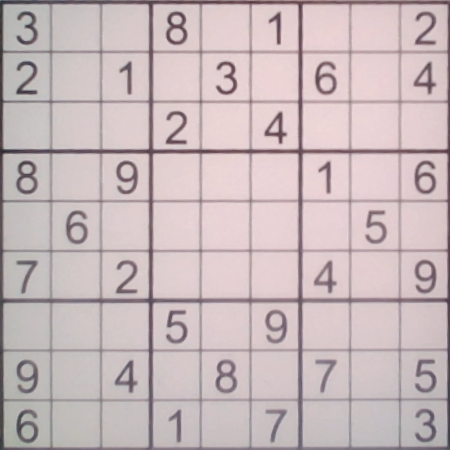
#> input picture sudoku_extracted.png, 450 x 450 px
$ jupyter execute --allow-errors recognize_digits.ipynb
#> lines starting #> are read from the running program, lines starting #| are printed output that depends on the picture; after the words box and inside, x2 and y2 are one past the last pixel; in counts of white or black regions, pixels touching at a corner belong together
[cell 1]
import cv2
import numpy as np
from tensorflow.keras.models import load_model

#> (a cell that did not finish here is left out)

[cell 3]
image = cv2.imread("sudoku_extracted.png")
#> image is the input picture: shape (450, 450, 3); mean B, G, R 187.2, 185.1, 200.1

[cell 4]
def split_cells(image):
    cells = []
    edge = 450 // 9  # 50 pixels per cell in 450x450 image
    for y in range(9):
        for x in range(9):
            x1, y1 = x * edge, y * edge
            cell = image[y1:y1+edge, x1:x1+edge]
            cells.append(cell)
#> after the loop, cells = 81 items
    return cells

[cell 5]
# [10 lines of commented-out code are left out]

[cell 6]
def preprocess_cell(cell):
    gray = cv2.cvtColor(cell, cv2.COLOR_BGR2GRAY)
    _, thresh = cv2.threshold(gray, 180, 255, cv2.THRESH_BINARY)

    black_pixels = thresh.shape[0] * thresh.shape[1] - cv2.countNonZero(thresh)
    if black_pixels < 50:
        return None


    contours, _ = cv2.findContours(thresh, cv2.RETR_EXTERNAL, cv2.CHAIN_APPROX_SIMPLE)
    if not contours:
        return None

    c = max(contours, key=cv2.contourArea)
    x, y, w, h = cv2.boundingRect(c)
    digit_roi = thresh[y:y + h, x:x + w]

    padded = cv2.copyMakeBorder(digit_roi, 10, 10, 10, 10, cv2.BORDER_CONSTANT, value=255)
    resized = cv2.resize(padded, (28, 28))
    normalized = resized / 255.0
    reshaped = normalized.reshape(1, 28, 28, 1)
    return reshaped

[cell 7]
# [19 lines of commented-out code are left out]

[cell 8]
def recognize_digits(image_path):
    board = np.zeros((9, 9), dtype=int)
    image = cv2.imread(image_path)
    cells = split_cells(image)
#> cells = 81 items

    for idx, cell in enumerate(cells):
        processed = preprocess_cell(cell)
        row, col = divmod(idx, 9)

        if processed is not None:
            pred = model.predict(processed, verbose=0)
            digit_class = np.argmax(pred)
            board[row, col] = digit_class  # Map class 0→digit 1, ..., class 8→digit 9
        else:
            continue
#> this loop made 1 pass
#> (black_pixels in preprocess_cell, x in preprocess_cell, y in preprocess_cell, w in preprocess_cell, h in preprocess_cell, row, col) on pass 1: (1006, 4, 5, 45, 45, 0, 0)
#> pass 1, in preprocess_cell, `gray = cv2.cvtColor(cell, cv2.COLOR_BGR2GRAY)`:
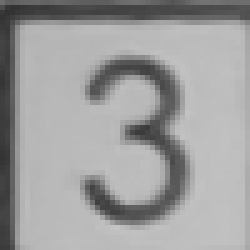
#> gray: shape (50, 50) (shown 5 times larger); min 50, max 196, mean 158.6
#> pass 1, in preprocess_cell, `_, thresh = cv2.threshold(gray, 180, 255, cv2.THRESH_BINARY)`:
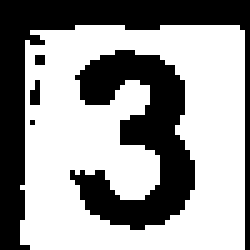
#> thresh: shape (50, 50) (shown 5 times larger); 59.8% white; 5 black regions (3 under 20 px), largest, box (x1, y1, x2, y2) and area: (0, 0, 50, 50) 540, (14, 10, 39, 46) 453
#> pass 1, in preprocess_cell, `digit_roi = thresh[y:y + h, x:x + w]`:
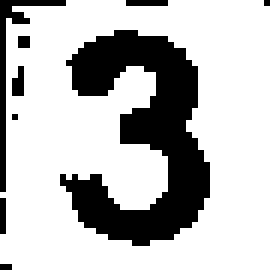
#> digit_roi: shape (45, 45) (shown 6 times larger); 73.8% white; 9 black regions (7 under 20 px), largest, box (x1, y1, x2, y2) and area: (10, 5, 35, 41) 453, (0, 0, 11, 32) 49
#> pass 1, in preprocess_cell, `padded = cv2.copyMakeBorder(digit_roi, 10, 10, 10, 10, cv2.BORDER_CONS..`:
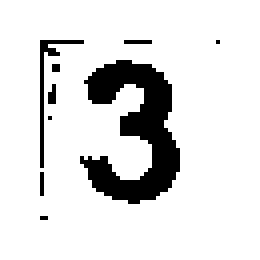
#> padded: shape (65, 65) (shown 4 times larger); 87.4% white; 9 black regions (7 under 20 px), largest, box (x1, y1, x2, y2) and area: (20, 15, 45, 51) 453, (10, 10, 21, 42) 49
    return board
